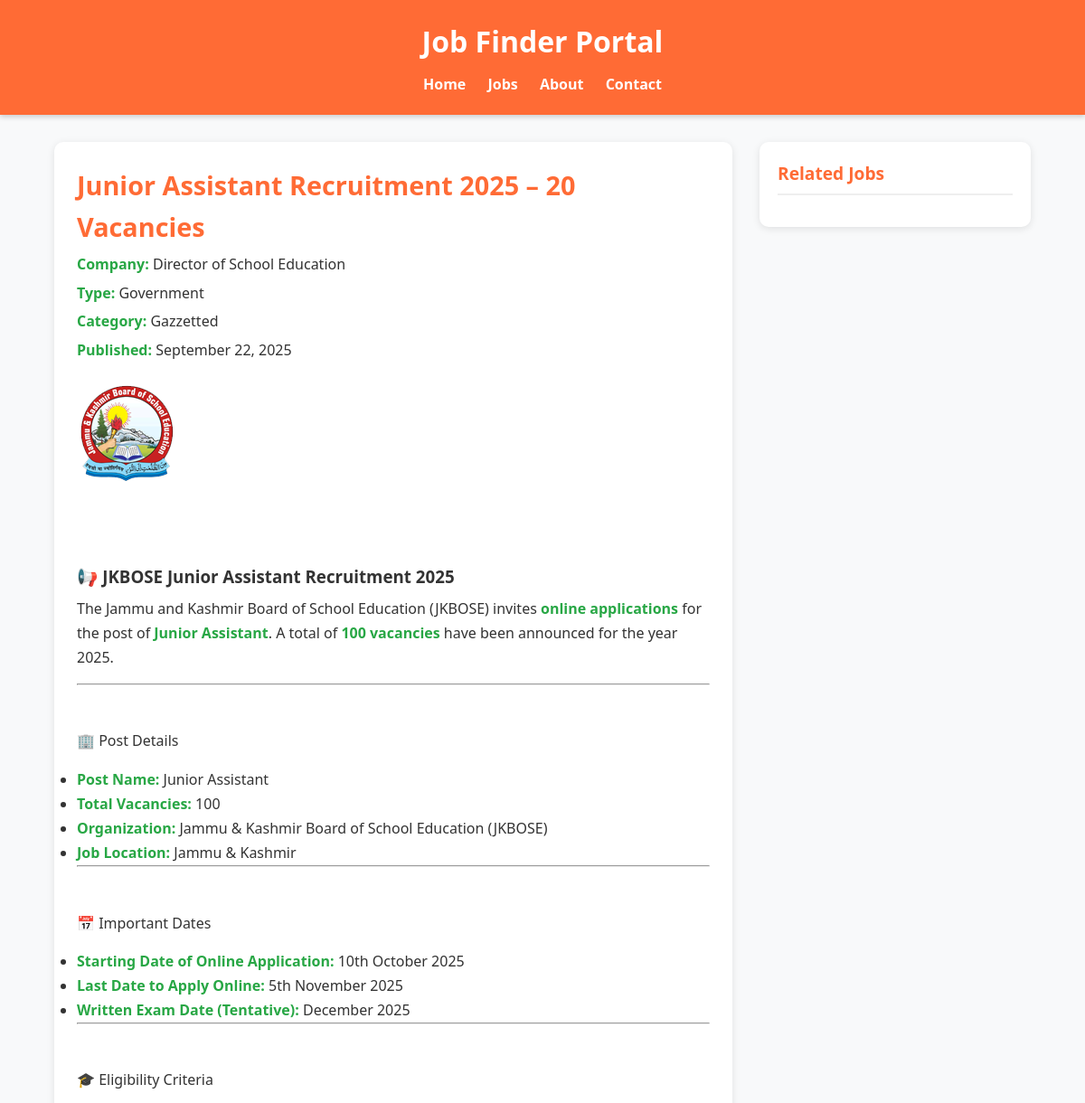
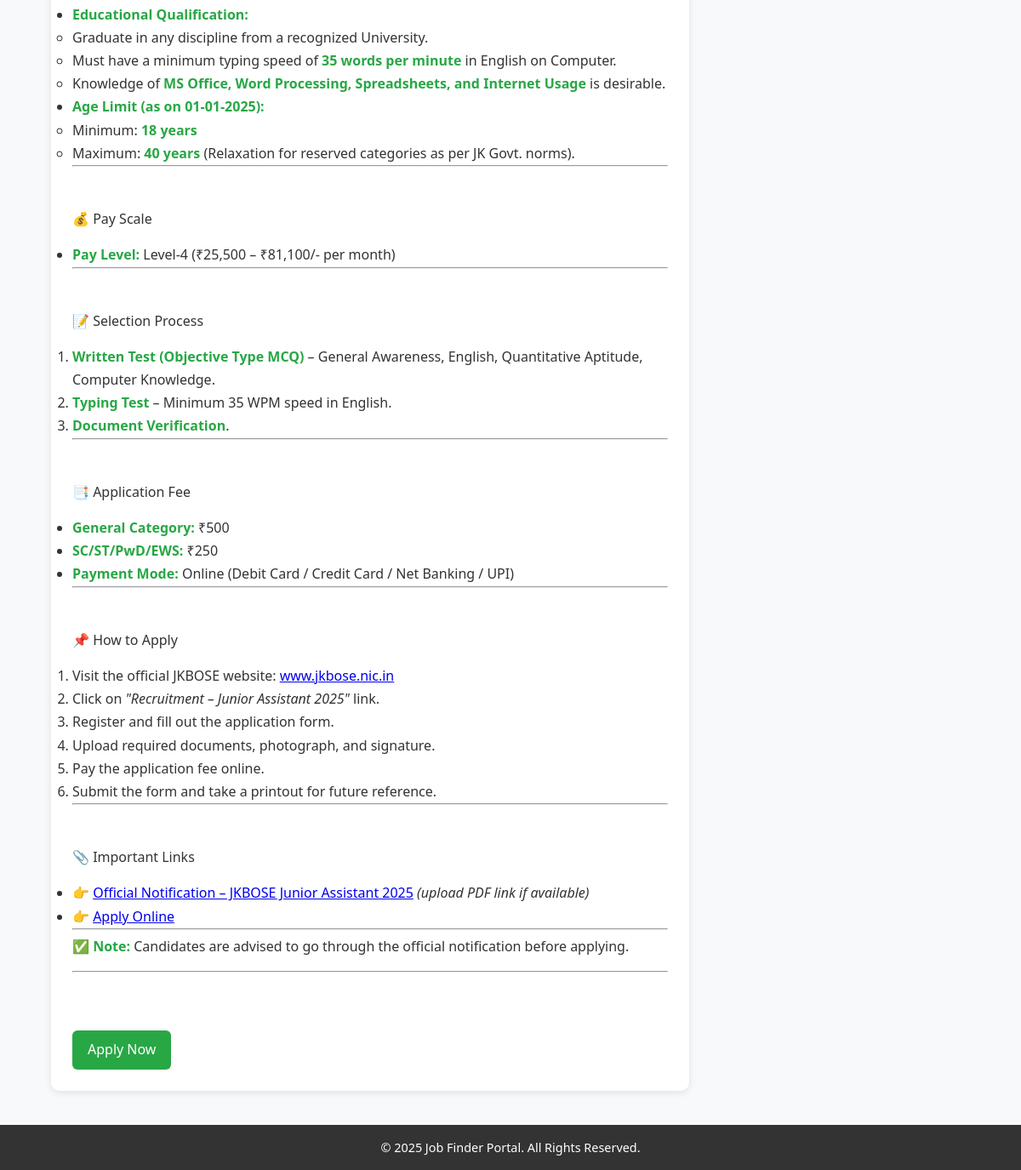
Page /junior-assistant-recruitment-2025-20-vacancies/ on the committed database (2 pictures, top to bottom).
### blog/models.py (models this page shows, shortened)
class JobBlogPost(models.Model):
    job_type = models.ForeignKey(JobType, on_delete=models.CASCADE)
    company_name = models.CharField(max_length=200)
    job_category = models.ForeignKey(JobCategory, on_delete=models.CASCADE)
    job_title = models.CharField(max_length=200)
    slug = models.SlugField(unique=True, blank=True, null=True)
    blog_detail = CKEditor5Field(
        help_text="Detailed description of the blog",
        config_name='extends',
        default="No description provided."
        )
    published_date = models.DateTimeField(auto_now_add=True)
    popular_post = models.BooleanField(default=False)

class JobType(models.Model):
    name = models.CharField(max_length=100, unique=True)
    def __str__(self):
        return self.name

class JobCategory(models.Model):
    name = models.CharField(max_length=100, unique=True)
    class Meta:
        verbose_name_plural = "Job Categories"
    def __str__(self):
        return self.name

### blog/views.py (the view)
# urls.py: path('<slug:slug>/', views.job_detail, name='job_detail'),
def job_detail(request, slug):
    job = get_object_or_404(JobBlogPost, slug=slug)
    related_jobs = JobBlogPost.objects.filter(
        job_category=job.job_category
    ).exclude(id=job.id)[:7]
    return render(request, "blog/job_detail.html", {
        "job": job,
        "related_jobs": related_jobs
    })

### blog/templates/blog/job_detail.html (shortened to what this page needs)
{% extends "blog/base.html" %}
{% block content %}
  <section class="job-detail">
    <h2>{{ job.job_title }}</h2>
    <p><strong>Company:</strong> {{ job.company_name }}</p>
    <p><strong>Type:</strong> {{ job.job_type }}</p>
    <p><strong>Category:</strong> {{ job.job_category }}</p>
    <p><strong>Published:</strong> {{ job.published_date|date:"F j, Y" }}</p>
    <div class="blog-content">
      {{ job.blog_detail|safe }}
    </div>
    <a href="#" class="btn">Apply Now</a>
  </section>
  <aside>
    <h3>Related Jobs</h3>
  </aside>
{% endblock %}

### blog/templates/blog/base.html (shortened to what this page needs)
{% load static %}
<!DOCTYPE html>
<html lang="en">
<head>
  <link rel="stylesheet" href="{% static 'blog/css/styles.css' %}">
</head>
<body>
  <header>
    <h1>Job Finder Portal</h1>
    <nav>
      <a href="{% url 'index' %}">Home</a>
      <a href="#">Jobs</a>
      <a href="#">About</a>
      <a href="#">Contact</a>
    </nav>
  </header>
  <div class="container">
    {% block content %}
    {% endblock %}
  </div>
  <footer>
    <p>&copy; 2025 Job Finder Portal. All Rights Reserved.</p>
  </footer>
</body>
</html>

### blog/static/blog/css/styles.css (style rules this page uses)
* { margin: 0; padding: 0; box-sizing: border-box; font-family: "Segoe UI", Tahoma, Geneva, Verdana, sans-serif; }
body { background: #f8f9fa; color: #333; line-height: 1.6; }
header { background: #ff6b35; color: white; padding: 20px 10%; text-align: center; position: sticky; top: 0; z-index: 1000; box-shadow: 0 2px 6px rgba(0, 0, 0, 0.2); }
header h1 { font-size: 2rem; }
nav { margin-top: 10px; }
nav a { color: white; margin: 0 10px; text-decoration: none; font-weight: bold; }
.container { width: 90%; max-width: 1200px; margin: 30px auto; display: grid; grid-template-columns: 2.5fr 1fr; gap: 30px; }
aside { background: white; padding: 20px; border-radius: 10px; box-shadow: 0 2px 8px rgba(0,0,0,0.1); height: fit-content; }
aside h3 { margin-bottom: 15px; font-size: 1.2rem; color: #ff6b35; border-bottom: 2px solid #eee; padding-bottom: 5px; }
footer { background: #333; color: white; text-align: center; padding: 15px 0; margin-top: 40px; }
footer p { font-size: 0.9rem; }
.job-detail { background: white; padding: 25px; border-radius: 10px; box-shadow: 0 2px 8px rgba(0,0,0,0.1); }
.job-detail h2 { margin-top: 0; font-size: 1.8rem; color: #ff6b35; }
.job-detail p { margin: 6px 0; font-size: 1rem; }
.job-detail strong { color: #28a745; }
.blog-content { margin-top: 20px; line-height: 1.7; font-size: 1rem; }
.blog-content p { margin-bottom: 15px; }
.btn { display: inline-block; background: #28a745; color: white; padding: 10px 18px; border-radius: 6px; text-decoration: none; margin-top: 20px; transition: background 0.3s; }
aside h3 { margin-top: 0; font-size: 1.2rem; color: #ff6b35; border-bottom: 2px solid #eee; padding-bottom: 6px; }

### rows in the picture
JobBlogPost: job_title "Junior Assistant Recruitment 2025 – 20 Vacancies", company_name "Director of School Education", job_type "Government", job_category "Gazzetted", published_date "September 22, 2025", blog_detail (picture), blog_detail "📢 JKBOSE Junior Assistant Recruitment 2025 The Jammu and Kashmir Board of School Education (JKBOSE) invites online applications for the post of Junior Assistant . A total of 100 vacancies have been announced for the year 2025. 🏢 Post Details Post Name: Junior Assistant Total Vacancies: 100 Organization: Jammu & Kashmir Board of School Education (JKBOSE) Job Location: Jammu & Kashmir 📅 Important Dates Starting Date of Online Application: 10th October 2025 Last Date to Apply Online: 5th November 2025 Written Exam Date (Tentative): December 2025 🎓 Eligibility Criteria Educational Qualification: Graduate in any discipline from a recognized University. Must have a minimum typing speed of 35…"
